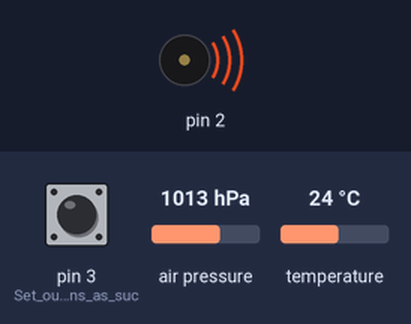
Bench run of a sketch on a simulated Arduino Uno, built with avr-gcc and run on an emulated ATmega328P. Parts: buzzer (waves = sounding). Wiring (inferred from the names in the program): BMP180 pressure sensor at I2C address 0x77. The inputs (shaded band) are chosen by the test bench; at power-on: air pressure 1013 hPa, pin 3 (Set_our_input_pins_as_suc) LOW, temperature 24 °C. What the sketch prints to the serial monitor is not drawn.

Above: at 0.2 s.
At 1.3 s:
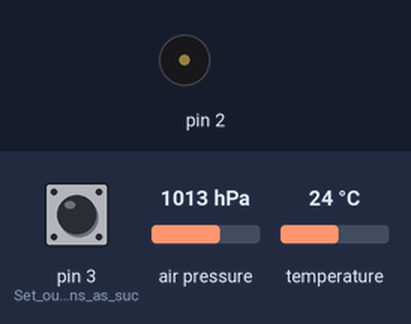
1.4 s: air pressure set to 952 hPa
At 1.74 s:
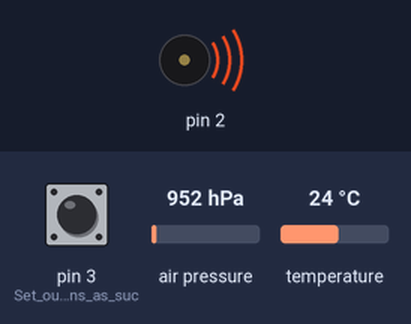
4.4 s: air pressure set to 975 hPa
Timing chart, 0 to 11.9 s (numbered marks = the images above; inputs shaded):
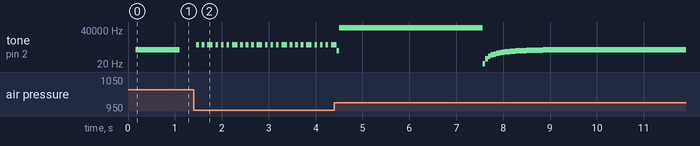

Measured:
- by itself, tone on pin 2: plays 392 Hz for 0.06 s, 65046 Hz for 2.6 s, 65056 Hz for 0.06 s, 65151 Hz for 0.06 s, 65236 Hz for 0.06 s, 65314 Hz for 0.06 s … (56 notes in this stretch)

The sketch:

vario-pmv-bmp180.ino
```cpp
//**********************************
//*   BMP085 and BMP180 version    *
//**********************************
// This is the Poor Mans Vario code for the cheaper BMP085 and the BMP180 sensor by BOSCH Sensortec
// Arduino <> Sensor: Connect VCC to VCC and GND to GND, SCL goes to analogue pin 5, SDA to analogue pin4.
// Servo signal input, connect to Arduino pin D3
// Audio output to transmitter on pin D2
// All code by Rolf R Bakke, Oct 2012
// Modified by Hans Meijdam, June 2013: added altitude feature
// Modified by Hans Meijdam, November 2013: Sensor routine created for BMP085 and BMP180
//

#include "Wire.h"
const byte led = 13;
unsigned long time = 0;
float toneFreq, toneFreqLowpass, flpressure, lowpassFast, lowpassSlow ;
float p0; // this will be used to store the airfield elevation pressure
int altitude;
int ch1; // Here's where we'll keep our channel values
int ddsAcc;
#define I2C_ADDRESS 0x77
const unsigned char oversampling_setting = 3; //oversamplig for measurement
const unsigned char pressure_waittime[4] = {
  5, 8, 14, 26 };
//Sensor parameters taken from the BMP085 datasheet
int ac1, ac2, ac3;
unsigned int ac4, ac5, ac6;
int b1, b2, mb, mc, md;
int temperature;
long pressure;

void setup()
{
  Serial.begin(9600); // start serial for output
  Serial.println("Setting up BMP085");
  Wire.begin();
  bmp085_get_cal_data();
  bmp085_read_temperature_and_pressure(&temperature,&pressure);
  flpressure=pressure;// move long type pressure into float type flpressure
  p0 = lowpassFast = lowpassSlow = flpressure;
  Serial.print(" p0 = ");
  Serial.println(p0);
  pinMode(3, INPUT); // Set our input pins as such for altitude command input from receiver via pin D3
}

void loop()
{
  bmp085_read_temperature_and_pressure(&temperature,&pressure);
  // Serial.print(temperature,DEC);
  // Serial.print(" ");
  // Serial.print(pressure,DEC);
  // Serial.print(" ");
  flpressure = pressure;// move long type pressure into float type flpressure
  altitude = (float)44330 * (1 - pow(((float) flpressure/p0), 0.190295));
  // Serial.print(" ");
  // Serial.println(altitude);
  lowpassFast = lowpassFast + (flpressure - lowpassFast) * 0.3;
  lowpassSlow = lowpassSlow + (flpressure - lowpassSlow) * 0.15;
  toneFreq = (lowpassSlow - lowpassFast) * 50;
  toneFreqLowpass = toneFreqLowpass + (toneFreq - toneFreqLowpass) * 0.1;
  toneFreq = constrain(toneFreqLowpass, -1000, 1000);
  ddsAcc += toneFreq * 100 + 2000;

  if (toneFreq < 0 || ddsAcc > 0)
  {
    tone(2, toneFreq + 510);
    ledOn();  // the Arduino led will blink if the Vario plays a tone, so you can test without having audio connected
  }
  else
  {
    noTone(2);
    ledOff();
  }
  while (millis() < time);        //loop frequency timer
  time += 20;
  int ones = altitude%10;
  int tens = (altitude/10)%10;
  int hundreds = (altitude/100)%10;
  int thousands = (altitude/1000)%10;
  //  Serial.print ("thousands: ");
  //  Serial.println   (thousands);
  //  Serial.print ("hundreds:  ");
  //  Serial.println   (hundreds);
  //  Serial.print ("tens:      ");
  //  Serial.println   (tens);
  //  Serial.print ("ones:      ");
  //  Serial.println   (ones);

  ch1 = pulseIn(3, HIGH, 25000); // Read the pulse width of servo signal connected to pin D3
  //  Serial.print (ch1);
  //
  //   if(ch1>1000){
  //    Serial.println("Left Switch: Engaged");
  //   }
  //   if(ch1<1000){
  //     Serial.println("Left Switch: Disengaged");
  //   }
  if((map(ch1, 1000,2000,-500,500)) > 0) // interpret the servo channel pulse, if the Vario should beep altitude or send vario sound
  {
    noTone(2); // create 750 ms of silence, or you won't hear the first altitude beep
    ledOff();
    delay(750);
    if(hundreds == 0)
    {
      tone(2,900);                //long duration tone if the number is zero
      ledOn();
      delay(600);
      noTone(2);
      ledOff();
    }
    else
      for(char a = 0; a < hundreds; a++)          //this loop makes a beep for each hundred meters altitude
      {
        tone(2,900); // 900 Hz tone frequency for the hundreds
        ledOn();
        delay(200);
        noTone(2);
        ledOff();
        delay(200);
      }
    delay(750);                            //longer delay between hundreds and tens

    if(tens == 0)
    {
      tone(2,1100);                //long pulse if the number is zero
      ledOn();
      delay(600);
      noTone(2);
      ledOff();
    }
    else
      for(char a = 0; a < tens; a++)          //this loop makes a beep for each ten meters altitude
      {
        tone(2,1100); //1100 Hz tone frequency for the tens
        ledOn();
        delay(200);
        noTone(2);
        ledOff();
        delay(200);
      }

    for (int p0=0; p0 <= 20; p0++)
    {
      // warming up the sensor again, by reading it 20 times
      bmp085_read_temperature_and_pressure(&temperature,&pressure);
    }
  }
}

void bmp085_read_temperature_and_pressure(int* temperature, long* pressure) {
  int ut= bmp085_read_ut();
  long up = bmp085_read_up();
  long x1, x2, x3, b3, b5, b6, p;
  unsigned long b4, b7;

  //calculate the temperature
  x1 = ((long)ut - ac6) * ac5 >> 15;
  x2 = ((long) mc << 11) / (x1 + md);
  b5 = x1 + x2;
  *temperature = (b5 + 8) >> 4;

  //calculate the pressure
  b6 = b5 - 4000;
  x1 = (b2 * (b6 * b6 >> 12)) >> 11;
  x2 = ac2 * b6 >> 11;
  x3 = x1 + x2;

  if (oversampling_setting == 3) b3 = ((int32_t) ac1 * 4 + x3 + 2) << 1;
  if (oversampling_setting == 2) b3 = ((int32_t) ac1 * 4 + x3 + 2);
  if (oversampling_setting == 1) b3 = ((int32_t) ac1 * 4 + x3 + 2) >> 1;
  if (oversampling_setting == 0) b3 = ((int32_t) ac1 * 4 + x3 + 2) >> 2;

  x1 = ac3 * b6 >> 13;
  x2 = (b1 * (b6 * b6 >> 12)) >> 16;
  x3 = ((x1 + x2) + 2) >> 2;
  b4 = (ac4 * (uint32_t) (x3 + 32768)) >> 15;
  b7 = ((uint32_t) up - b3) * (50000 >> oversampling_setting);
  p = b7 < 0x80000000 ? (b7 * 2) / b4 : (b7 / b4) * 2;

  x1 = (p >> 8) * (p >> 8);
  x1 = (x1 * 3038) >> 16;
  x2 = (-7357 * p) >> 16;
  *pressure = p + ((x1 + x2 + 3791) >> 4);
}

unsigned int bmp085_read_ut() {
  write_register(0xf4,0x2e);
  delay(5); //longer than 4.5 ms
  return read_int_register(0xf6);
}

void bmp085_get_cal_data() {
  Serial.println("Reading Calibration Data");
  ac1 = read_int_register(0xAA);
  Serial.print("AC1: ");
  Serial.println(ac1,DEC);
  ac2 = read_int_register(0xAC);
  Serial.print("AC2: ");
  Serial.println(ac2,DEC);
  ac3 = read_int_register(0xAE);
  Serial.print("AC3: ");
  Serial.println(ac3,DEC);
  ac4 = read_int_register(0xB0);
  Serial.print("AC4: ");
  Serial.println(ac4,DEC);
  ac5 = read_int_register(0xB2);
  Serial.print("AC5: ");
  Serial.println(ac5,DEC);
  ac6 = read_int_register(0xB4);
  Serial.print("AC6: ");
  Serial.println(ac6,DEC);
  b1 = read_int_register(0xB6);
  Serial.print("B1: ");
  Serial.println(b1,DEC);
  b2 = read_int_register(0xB8);
  Serial.print("B2: ");
  Serial.println(b2,DEC);
  mb = read_int_register(0xBA);
  Serial.print("MB: ");
  Serial.println(mb,DEC);
  mc = read_int_register(0xBC);
  Serial.print("MC: ");
  Serial.println(mc,DEC);
  md = read_int_register(0xBE);
  Serial.print("MD: ");
  Serial.println(md,DEC);
}

long bmp085_read_up() {
  write_register(0xf4,0x34+(oversampling_setting<<6));
  delay(pressure_waittime[oversampling_setting]);

  unsigned char msb, lsb, xlsb;
  Wire.beginTransmission(I2C_ADDRESS);
  Wire.write(0xf6); // register to read
  Wire.endTransmission();

  Wire.requestFrom(I2C_ADDRESS, 3); // read a byte
  while(!Wire.available()) {
    // waiting
  }
  msb = Wire.read();
  while(!Wire.available()) {
    // waiting
  }
  lsb |= Wire.read();
  while(!Wire.available()) {
    // waiting
  }
  xlsb |= Wire.read();
  return (((long)msb<<16) | ((long)lsb<<8) | ((long)xlsb)) >>(8-oversampling_setting);
}

void write_register(unsigned char r, unsigned char v)
{
  Wire.beginTransmission(I2C_ADDRESS);
  Wire.write(r);
  Wire.write(v);
  Wire.endTransmission();
}

char read_register(unsigned char r)
{
  unsigned char v;
  Wire.beginTransmission(I2C_ADDRESS);
  Wire.write(r); // register to read
  Wire.endTransmission();

  Wire.requestFrom(I2C_ADDRESS, 1); // read a byte
  while(!Wire.available()) {
    // waiting
  }
  v = Wire.read();
  return v;
}

int read_int_register(unsigned char r)
{
  unsigned char msb, lsb;
  Wire.beginTransmission(I2C_ADDRESS);
  Wire.write(r); // register to read
  Wire.endTransmission();

  Wire.requestFrom(I2C_ADDRESS, 2); // read a byte
  while(!Wire.available()) {
    // waiting
  }
  msb = Wire.read();
  while(!Wire.available()) {
    // waiting
  }
  lsb = Wire.read();
  return (((int)msb<<8) | ((int)lsb));
}


void ledOn()
{
  digitalWrite(led,1);
}


void ledOff()
{
  digitalWrite(led,0);
}
```
